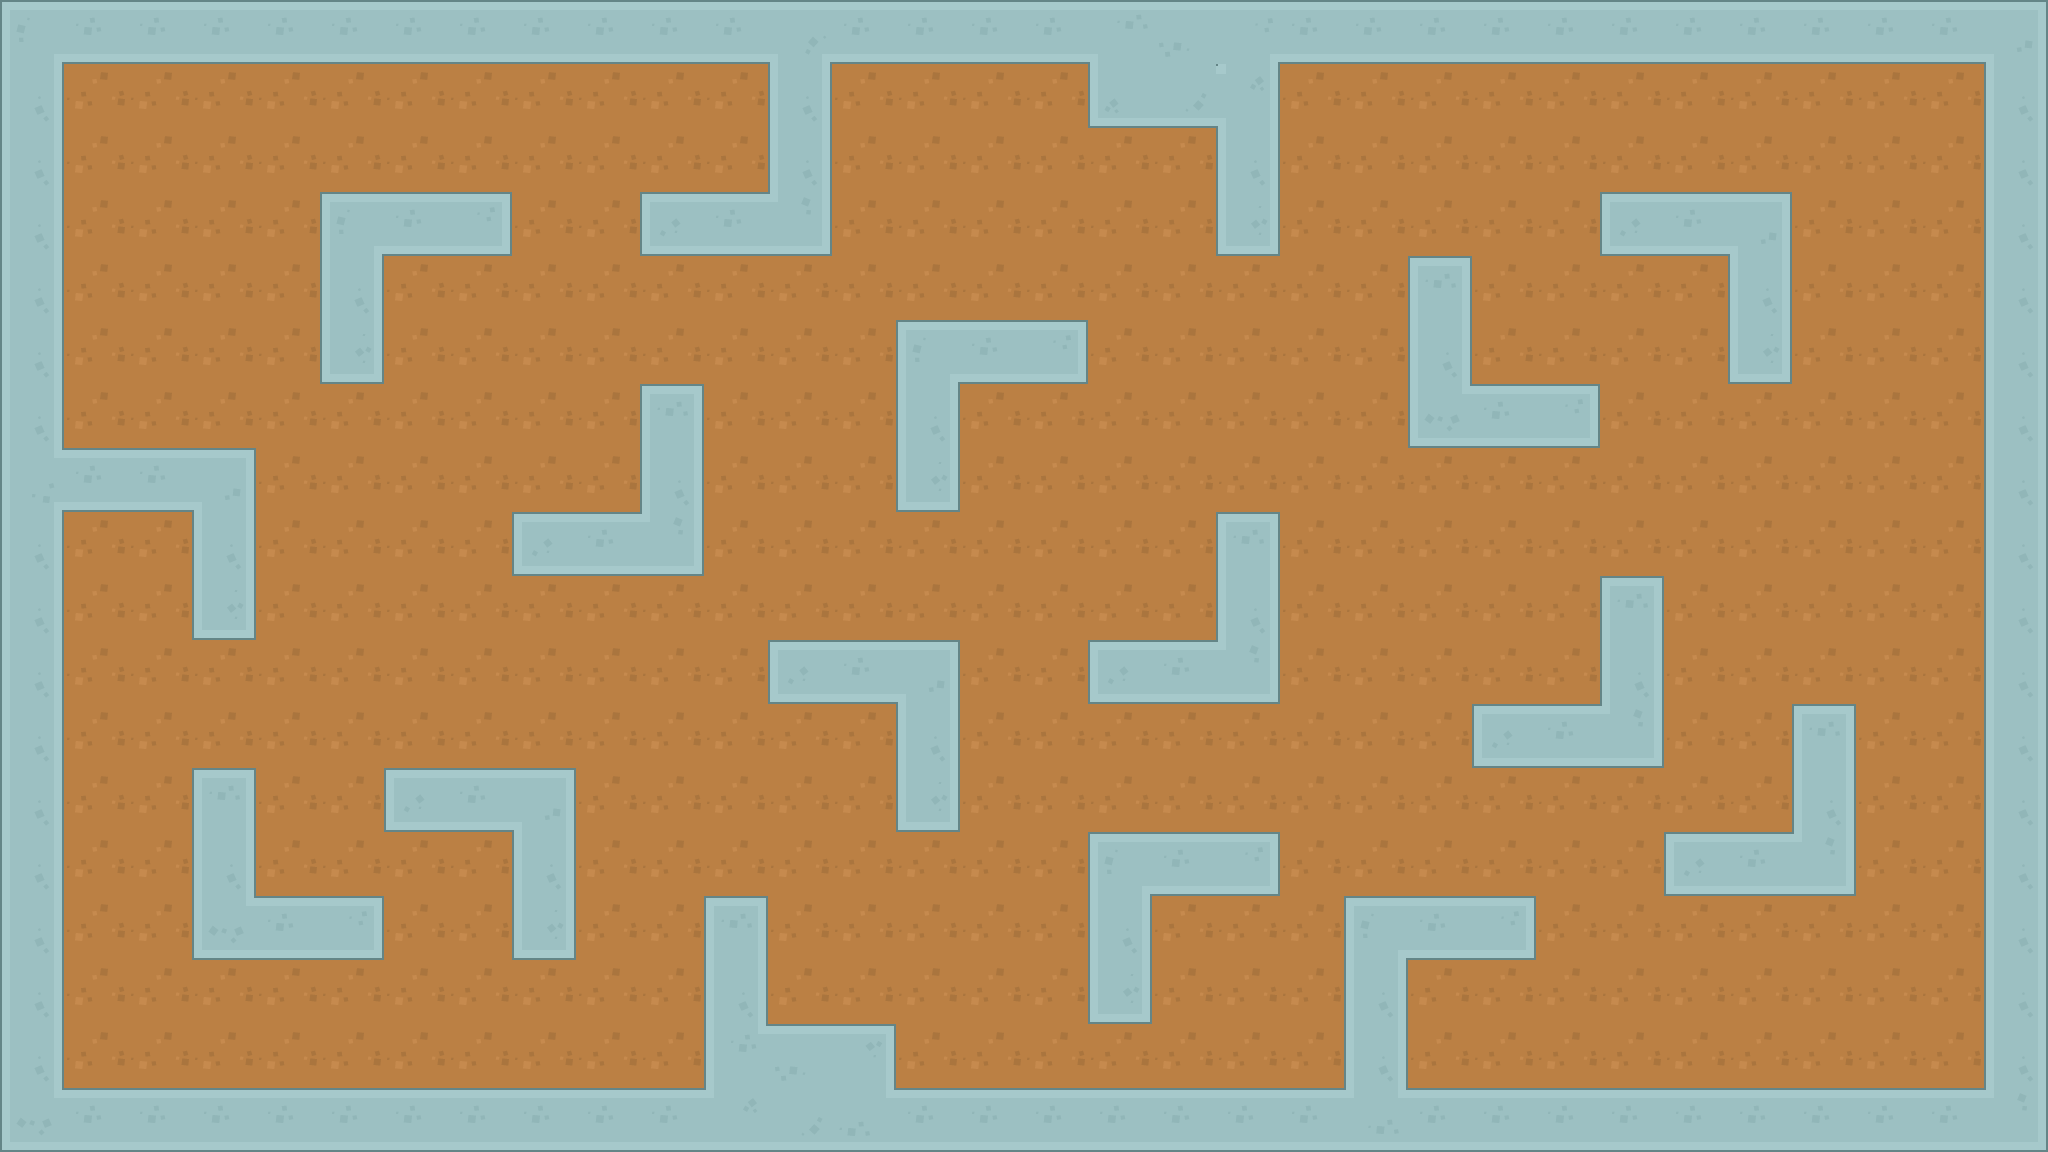

The image is a tile-based game level rendered from a .tmx file. Its description and complete source (layers, tilesets, objects, tile grids) follow:
An orthogonal 32x18 tile map with 64x64 px tiles, 3 tile layers (groundLayer, collisionLayer, bulletLayer), 1 hidden layer not drawn.

<map version="1.9" tiledversion="1.9.2" orientation="orthogonal" renderorder="right-down" width="32" height="18" tilewidth="64" tileheight="64" infinite="0" nextlayerid="5" nextobjectid="1">
 <tileset firstgid="1" source="TileSet/shooterTileSet.tsx" />
 <layer id="2" name="groundLayer" width="32" height="18">
  <data encoding="csv">
5,5,5,5,5,5,5,5,5,5,5,5,5,5,5,5,5,5,5,5,5,5,5,5,5,5,5,5,5,5,5,5,
5,5,5,5,5,5,5,5,5,5,5,5,5,5,5,5,5,5,5,5,5,5,5,5,5,5,5,5,5,5,5,5,
5,5,5,5,5,5,5,5,5,5,5,5,5,5,5,5,5,5,5,5,5,5,5,5,5,5,5,5,5,5,5,5,
5,5,5,5,5,5,5,5,5,5,5,5,5,5,5,5,5,5,5,5,5,5,5,5,5,5,5,5,5,5,5,5,
5,5,5,5,5,5,5,5,5,5,5,5,5,5,5,5,5,5,5,5,5,5,5,5,5,5,5,5,5,5,5,5,
5,5,5,5,5,5,5,5,5,5,5,5,5,5,5,5,5,5,5,5,5,5,5,5,5,5,5,5,5,5,5,5,
5,5,5,5,5,5,5,5,5,5,5,5,5,5,5,5,5,5,5,5,5,5,5,5,5,5,5,5,5,5,5,5,
5,5,5,5,5,5,5,5,5,5,5,5,5,5,5,5,5,5,5,5,5,5,5,5,5,5,5,5,5,5,5,5,
5,5,5,5,5,5,5,5,5,5,5,5,5,5,5,5,5,5,5,5,5,5,5,5,5,5,5,5,5,5,5,5,
5,5,5,5,5,5,5,5,5,5,5,5,5,5,5,5,5,5,5,5,5,5,5,5,5,5,5,5,5,5,5,5,
5,5,5,5,5,5,5,5,5,5,5,5,5,5,5,5,5,5,5,5,5,5,5,5,5,5,5,5,5,5,5,5,
5,5,5,5,5,5,5,5,5,5,5,5,5,5,5,5,5,5,5,5,5,5,5,5,5,5,5,5,5,5,5,5,
5,5,5,5,5,5,5,5,5,5,5,5,5,5,5,5,5,5,5,5,5,5,5,5,5,5,5,5,5,5,5,5,
5,5,5,5,5,5,5,5,5,5,5,5,5,5,5,5,5,5,5,5,5,5,5,5,5,5,5,5,5,5,5,5,
5,5,5,5,5,5,5,5,5,5,5,5,5,5,5,5,5,5,5,5,5,5,5,5,5,5,5,5,5,5,5,5,
5,5,5,5,5,5,5,5,5,5,5,5,5,5,5,5,5,5,5,5,5,5,5,5,5,5,5,5,5,5,5,5,
5,5,5,5,5,5,5,5,5,5,5,5,5,5,5,5,5,5,5,5,5,5,5,5,5,5,5,5,5,5,5,5,
5,5,5,5,5,5,5,5,5,5,5,5,5,5,5,5,5,5,5,5,5,5,5,5,5,5,5,5,5,5,5,5
</data>
 </layer>
 <layer id="1" name="collisionLayer" width="32" height="18">
  <data encoding="csv">
271,273,273,273,273,273,273,273,273,273,273,273,274,273,273,273,273,383,356,384,273,273,273,273,273,273,273,273,273,273,273,272,
300,0,0,0,0,0,0,0,0,0,0,0,300,0,0,0,0,305,357,302,0,0,0,0,0,0,0,0,0,0,0,300,
300,0,0,0,0,0,0,0,0,0,0,0,300,0,0,0,0,0,0,300,0,0,0,0,0,0,0,0,0,0,0,300,
300,0,0,0,0,271,273,276,0,0,304,273,299,0,0,0,0,0,0,277,0,0,0,0,0,304,273,272,0,0,0,300,
300,0,0,0,0,300,0,0,0,0,0,0,0,0,0,0,0,0,0,0,0,0,303,0,0,0,0,300,0,0,0,300,
300,0,0,0,0,277,0,0,0,0,0,0,0,0,271,273,276,0,0,0,0,0,300,0,0,0,0,277,0,0,0,300,
300,0,0,0,0,0,0,0,0,0,303,0,0,0,300,0,0,0,0,0,0,0,298,273,276,0,0,0,0,0,0,300,
301,273,273,272,0,0,0,0,0,0,300,0,0,0,277,0,0,0,0,0,0,0,0,0,0,0,0,0,0,0,0,300,
300,0,0,300,0,0,0,0,304,273,299,0,0,0,0,0,0,0,0,303,0,0,0,0,0,0,0,0,0,0,0,300,
300,0,0,277,0,0,0,0,0,0,0,0,0,0,0,0,0,0,0,300,0,0,0,0,0,303,0,0,0,0,0,300,
300,0,0,0,0,0,0,0,0,0,0,0,304,273,272,0,0,304,273,299,0,0,0,0,0,300,0,0,0,0,0,300,
300,0,0,0,0,0,0,0,0,0,0,0,0,0,300,0,0,0,0,0,0,0,0,304,273,299,0,0,303,0,0,300,
300,0,0,303,0,0,304,273,272,0,0,0,0,0,277,0,0,0,0,0,0,0,0,0,0,0,0,0,300,0,0,300,
300,0,0,300,0,0,0,0,300,0,0,0,0,0,0,0,0,271,273,276,0,0,0,0,0,0,304,273,299,0,0,300,
300,0,0,298,273,276,0,0,277,0,0,303,0,0,0,0,0,300,0,0,0,271,273,276,0,0,0,0,0,0,0,300,
300,0,0,0,0,0,0,0,0,0,0,300,0,0,0,0,0,277,0,0,0,300,0,0,0,0,0,0,0,0,0,300,
300,0,0,0,0,0,0,0,0,0,0,381,356,279,0,0,0,0,0,0,0,300,0,0,0,0,0,0,0,0,0,300,
298,273,273,273,273,273,273,273,273,273,273,410,357,411,273,273,273,273,273,273,273,275,273,273,273,273,273,273,273,273,273,299
</data>
 </layer>
 <layer id="3" name="bulletLayer" width="32" height="18">
  <data encoding="csv">
0,0,0,0,0,0,0,0,0,0,0,0,0,0,0,0,0,0,0,0,0,0,0,0,0,0,0,0,0,0,0,0,
0,0,0,0,0,0,0,0,0,0,0,0,0,0,0,0,0,0,0,0,0,0,0,0,0,0,0,0,0,0,0,0,
0,0,0,0,0,0,0,0,0,0,0,0,0,0,0,0,0,0,0,0,0,0,0,0,0,0,0,0,0,0,0,0,
0,0,0,0,0,0,0,0,0,0,0,0,0,0,0,0,0,0,0,0,0,0,0,0,0,0,0,0,0,0,0,0,
0,0,0,0,0,0,0,0,0,0,0,0,0,0,0,0,0,0,0,0,0,0,0,0,0,0,0,0,0,0,0,0,
0,0,0,0,0,0,0,0,0,0,0,0,0,0,0,0,0,0,0,0,0,0,0,0,0,0,0,0,0,0,0,0,
0,0,0,0,0,0,0,0,0,0,0,0,0,0,0,0,0,0,0,0,0,0,0,0,0,0,0,0,0,0,0,0,
0,0,0,0,0,0,0,0,0,0,0,0,0,0,0,0,0,0,0,0,0,0,0,0,0,0,0,0,0,0,0,0,
0,0,0,0,0,0,0,0,0,0,0,0,0,0,0,0,0,0,0,0,0,0,0,0,0,0,0,0,0,0,0,0,
0,0,0,0,0,0,0,0,0,0,0,0,0,0,0,0,0,0,0,0,0,0,0,0,0,0,0,0,0,0,0,0,
0,0,0,0,0,0,0,0,0,0,0,0,0,0,0,0,0,0,0,0,0,0,0,0,0,0,0,0,0,0,0,0,
0,0,0,0,0,0,0,0,0,0,0,0,0,0,0,0,0,0,0,0,0,0,0,0,0,0,0,0,0,0,0,0,
0,0,0,0,0,0,0,0,0,0,0,0,0,0,0,0,0,0,0,0,0,0,0,0,0,0,0,0,0,0,0,0,
0,0,0,0,0,0,0,0,0,0,0,0,0,0,0,0,0,0,0,0,0,0,0,0,0,0,0,0,0,0,0,0,
0,0,0,0,0,0,0,0,0,0,0,0,0,0,0,0,0,0,0,0,0,0,0,0,0,0,0,0,0,0,0,0,
0,0,0,0,0,0,0,0,0,0,0,0,0,0,0,0,0,0,0,0,0,0,0,0,0,0,0,0,0,0,0,0,
0,0,0,0,0,0,0,0,0,0,0,0,0,0,0,0,0,0,0,0,0,0,0,0,0,0,0,0,0,0,0,0,
0,0,0,0,0,0,0,0,0,0,0,0,0,0,0,0,0,0,0,0,0,0,0,0,0,0,0,0,0,0,0,0
</data>
 </layer>
 <layer id="4" name="spawnLayer" width="32" height="18" visible="0">
  <data encoding="csv">
0,0,0,0,0,0,0,0,0,0,0,0,0,0,0,0,0,0,0,0,0,0,0,0,0,0,0,0,0,0,0,0,
0,0,0,0,0,0,0,0,0,0,0,0,0,0,0,0,0,0,0,0,0,0,0,0,0,0,0,0,0,0,0,0,
0,0,0,0,0,0,0,0,0,0,0,0,0,0,0,0,0,0,0,0,0,0,0,0,0,0,0,0,0,0,0,0,
0,0,236,0,0,0,0,0,0,0,0,0,0,0,0,0,0,236,0,0,0,0,0,0,0,0,0,0,0,0,0,0,
0,0,0,0,0,0,0,0,0,0,0,0,0,0,0,0,0,0,0,0,0,0,0,0,0,0,0,0,0,0,0,0,
0,0,0,0,0,0,0,236,0,0,0,0,0,0,0,0,0,0,0,0,0,0,0,0,0,0,0,0,0,0,0,0,
0,0,0,0,0,0,0,0,0,0,0,0,0,0,0,0,0,0,0,0,0,0,0,0,0,0,0,0,0,0,0,0,
0,0,0,0,0,0,0,0,0,0,0,0,0,0,0,0,0,0,0,0,0,0,0,0,0,0,0,0,0,0,0,0,
0,0,0,0,0,0,0,0,0,0,0,0,0,0,0,0,236,0,0,0,0,0,236,0,0,0,0,0,236,0,0,0,
0,0,0,0,0,0,0,0,0,0,0,0,0,0,0,0,0,0,0,0,0,0,0,0,0,0,0,0,0,0,0,0,
0,0,0,0,0,236,0,0,0,0,0,0,0,0,0,0,0,0,0,0,0,0,0,0,0,0,0,0,0,0,0,0,
0,0,0,0,0,0,0,0,0,0,0,0,0,0,0,0,0,0,0,0,0,0,0,0,0,0,0,0,0,0,0,0,
0,0,0,0,0,0,0,0,0,0,236,0,0,0,0,0,0,0,0,0,0,0,0,0,0,0,0,0,0,0,0,0,
0,0,0,0,0,0,0,0,0,0,0,0,0,0,0,0,0,0,0,0,0,0,0,0,0,0,0,0,0,0,0,0,
0,0,0,0,0,0,0,0,0,0,0,0,0,0,0,0,0,0,0,0,0,0,0,0,0,236,0,0,0,0,0,0,
0,0,0,0,0,0,0,236,0,0,0,0,0,0,0,0,0,0,0,0,0,0,0,0,0,0,0,0,0,0,0,0,
0,0,0,0,0,0,0,0,0,0,0,0,0,0,0,0,0,0,0,0,0,0,0,0,0,0,0,0,0,236,0,0,
0,0,0,0,0,0,0,0,0,0,0,0,0,0,0,0,0,0,0,0,0,0,0,0,0,0,0,0,0,0,0,0
</data>
 </layer>
</map>
